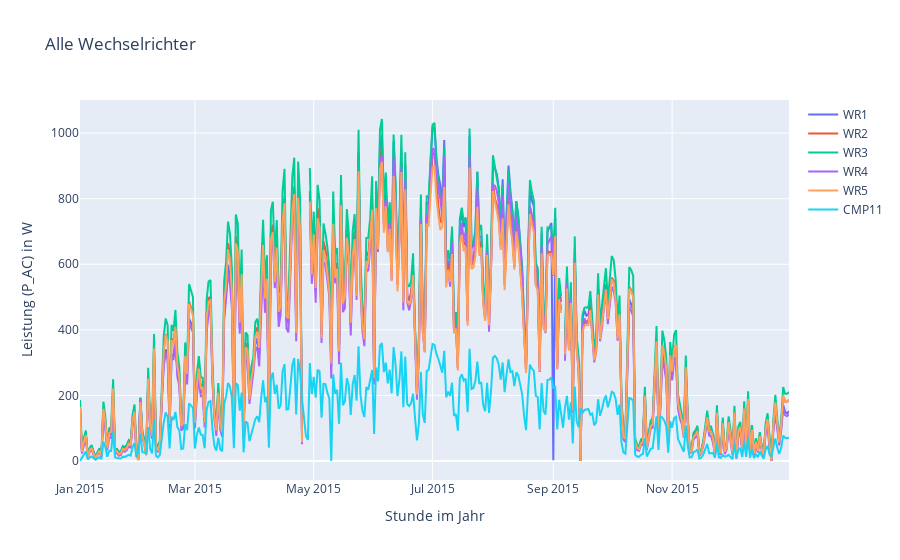

Notebook code for this chart:
### Markdown cell above
## Interactive Plot with Metadata

### Code cell
# Interactive plot
data = [
    go.Scatter(x=df_reD.index.tolist(), 
               y=df_reD['wr1_p_ac'].tolist(), 
               name='WR1', line=dict(), mode='lines'),
    go.Scatter(x=df_reD.index.tolist(), 
               y=df_reD['wr2_p_ac'].tolist(), 
               name='WR2', line=dict(), mode='lines'),
    go.Scatter(x=df_reD.index.tolist(), 
               y=df_reD['wr3_p_ac'].tolist(), 
               name='WR3', line=dict(), mode='lines'),
    go.Scatter(x=df_reD.index.tolist(), 
               y=df_reD['wr4_p_ac'].tolist(), 
               name='WR4', line=dict(), mode='lines'),
    go.Scatter(x=df_reD.index.tolist(), 
               y=df_reD['wr5_p_ac'].tolist(), 
               name='WR5', line=dict(), mode='lines'),
    go.Scatter(x=df_reD.index.tolist(), 
               y=df_reD['g_gen_cmp11'].tolist(), 
               name='CMP11', line=dict(), mode='lines'),
]
layout = go.Layout(
    title=''.join(info_dict['Title']),
    yaxis=dict(title=''.join(info_dict['Y-Axis'])),
    xaxis=dict(title=''.join(info_dict['X-Axis']))
)
fig = go.Figure(data=data, layout=layout)
pltly.iplot(fig)

### Figure 1 — Plotly figure (JSON) as saved in the notebook; plotly's stock layout.template omitted (floating-point values rounded to 4 significant figures; data arrays with more than 128 entries replaced by an {"elided": "..."} marker saying what was removed)
{"data": [{"mode": "lines", "name": "WR1", "type": "scatter", "x": {"elided": "365 str values"}, "y": {"elided": "365 float values"}}, {"mode": "lines", "name": "WR2", "type": "scatter", "x": {"elided": "365 str values"}, "y": {"elided": "365 float values"}}, {"mode": "lines", "name": "WR3", "type": "scatter", "x": {"elided": "365 str values"}, "y": {"elided": "365 float values"}}, {"mode": "lines", "name": "WR4", "type": "scatter", "x": {"elided": "365 str values"}, "y": {"elided": "365 float values"}}, {"mode": "lines", "name": "WR5", "type": "scatter", "x": {"elided": "365 str values"}, "y": {"elided": "365 float values"}}, {"mode": "lines", "name": "CMP11", "type": "scatter", "x": {"elided": "365 str values"}, "y": {"elided": "365 float values"}}], "layout": {"title": {"text": "Alle Wechselrichter"}, "xaxis": {"title": {"text": "Stunde im Jahr"}}, "yaxis": {"title": {"text": "Leistung (P_AC) in W"}}}}
